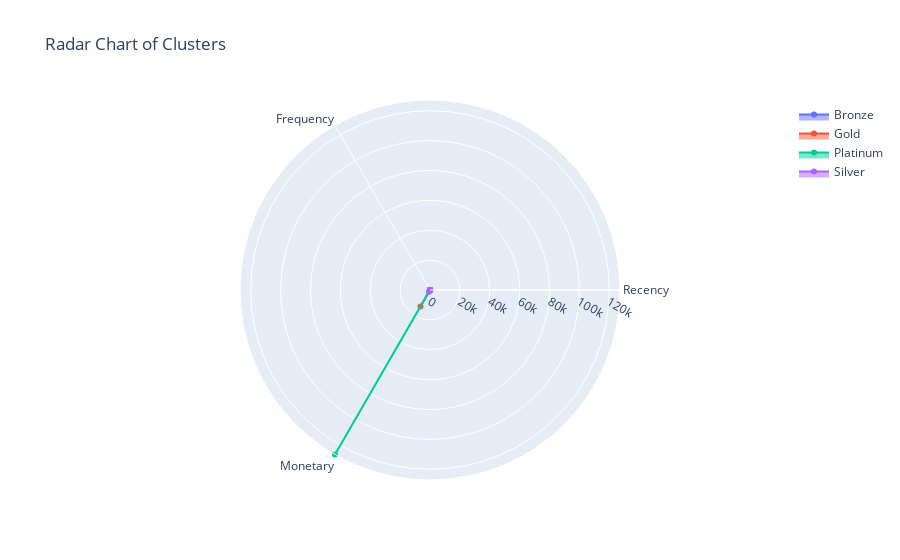

Notebook cell for this chart:
### Code cell
import plotly.graph_objects as go

# Menghitung nilai rata-rata untuk setiap fitur dalam setiap kluster
cluster_avg = RFM_pred.groupby('cluster')[['Recency', 'Frequency', 'Monetary']].mean().reset_index()

# Menyusun data untuk radar chart
categories = ['Recency', 'Frequency', 'Monetary']
fig = go.Figure()

for i, row in cluster_avg.iterrows():
    fig.add_trace(go.Scatterpolar(
        r=[row['Recency'], row['Frequency'], row['Monetary'], row['Recency']],
        theta=categories + [categories[0]],
        fill='toself',
        name=row['cluster']
    ))

fig.update_layout(
    polar=dict(
        radialaxis=dict(
            visible=True,
            range=[0, cluster_avg[categories].max().max()]
        )
    ),
    title="Radar Chart of Clusters"
)

fig.show()

### Figure 1 — Plotly figure (JSON) as saved in the notebook; plotly's stock layout.template omitted (floating-point values rounded to 4 significant figures)
{"data": [{"fill": "toself", "name": "Bronze", "r": [248.1, 1.552, 478.8, 248.1], "theta": ["Recency", "Frequency", "Monetary", "Recency"], "type": "scatterpolar"}, {"fill": "toself", "name": "Gold", "r": [15.5, 22.33, 12690.0, 15.5], "theta": ["Recency", "Frequency", "Monetary", "Recency"], "type": "scatterpolar"}, {"fill": "toself", "name": "Platinum", "r": [7.385, 82.69, 127200.0, 7.385], "theta": ["Recency", "Frequency", "Monetary", "Recency"], "type": "scatterpolar"}, {"fill": "toself", "name": "Silver", "r": [43.69, 3.682, 1353.0, 43.69], "theta": ["Recency", "Frequency", "Monetary", "Recency"], "type": "scatterpolar"}], "layout": {"polar": {"radialaxis": {"range": [0, 127200.0], "visible": true}}, "title": {"text": "Radar Chart of Clusters"}}}
